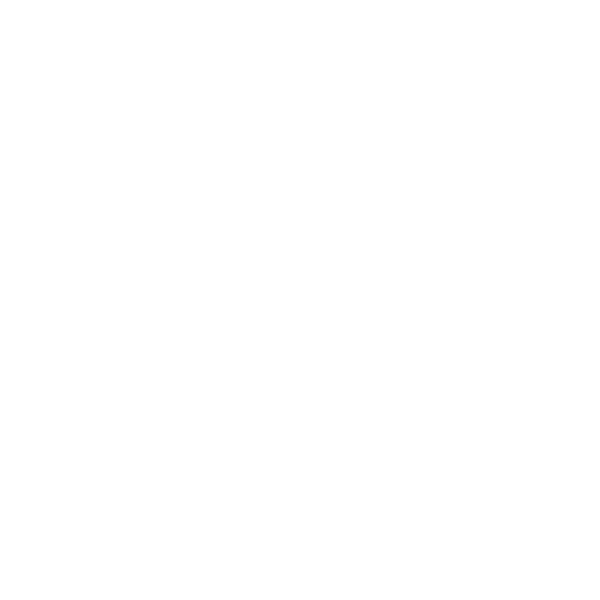
Frame 1 (no input)
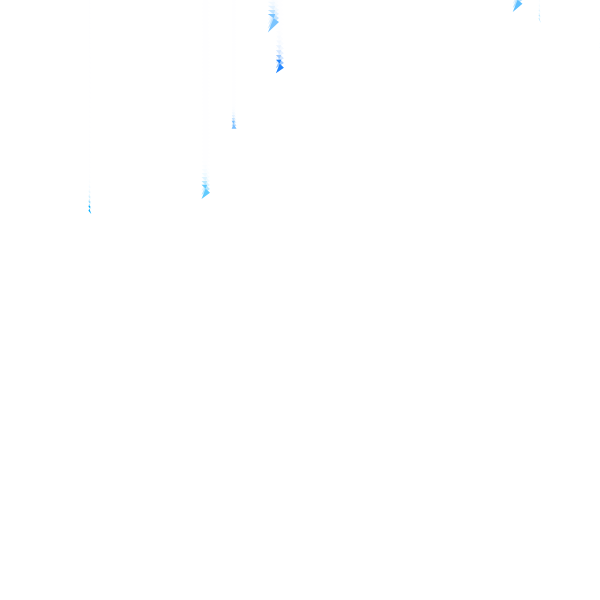
Frame 60 (no input)
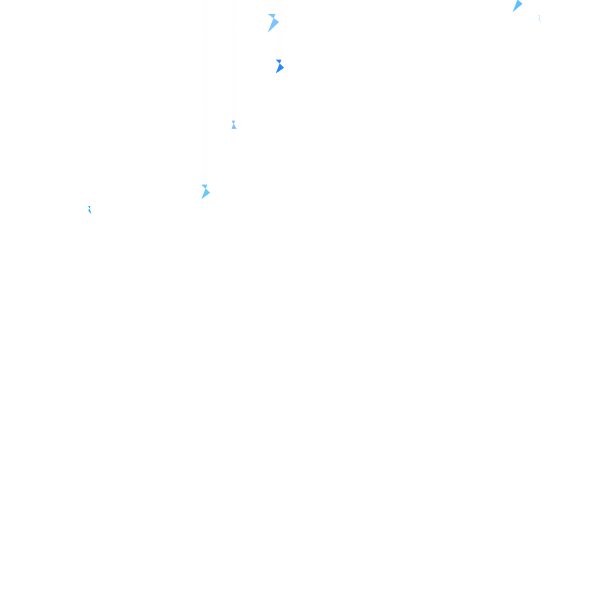
Frame 120 (the mouse pressed at the canvas centre since frame 60)

The p5.js sketch that drew these frames (run headless with seeded random() and noise() and a simulated clock; from frame 60 on, the mouse is pressed at the canvas centre):

// p5.js sketch
// ── sketch.js
// CCLab Mini Project - 7.R Particles Template

 // Decide the initial number of particles.

let particles = [];
let isMoving = true;


function setup() {
  colorMode(HSB, 100);
  createCanvas(600, 600);
 

  // generate particles
  
}

function draw() {
  background(255, 55);
  
  //rain
  if (particles.length < 500 && isMoving == true) {
    particles.push(
      new Particle(random(width), random(-height, 0), random(5, 40))
    );
  }
  
  for (let i = 0; i < 1; i++) {//splice
    if (particles[i].y > height) {
      particles.splice(i, 1);
    }
  }

  // update and display
  for (let i = 0; i < particles.length; i++) {
    let p = particles[i];
    p.verticalmove();
    //p.reappear();
    p.display();
  }
  
  
  //Flower
  
  
}

// (optional) Design interaction by using Mouse or Keyboard;
// For example:
function mousePressed() {
  // generate an object when mousePressed at the mouse position;
  // and push it to the end of the array "particles"
  // particles.push(new Particle(mouseX, mouseY));

  for (let i = 0; i < particles.length; i++) {
    particles[i].verticalstop();
  }
  isMoving = false;
  console.log(particles.length);
}

//

class Particle {
  // constructor function
  constructor(x, y, s) {
    // properties
    this.x = x;
    this.y = y;
    this.s = s;
    this.size = random(5, 8);
    this.circlepo = random(-10, 10);
    this.color = random(55, 60);
    this.colorsaturation = random(0, 100);
    this.xSpd = 0;
    this.ySpd = random(2, 5);
  }

  // methods (functions)
  display() {
    // particle's appearance
    push();
    translate(this.x, this.y);
    fill(this.color, this.colorsaturation, 100);
    noStroke();
    //circle(this.circlepo,this.circlepo, this.size);
    beginShape();
    vertex(this.s * 0.5, 0);
    vertex(this.s * 1, 0);
    vertex(this.s * 1.3, 8);
    vertex(this.s * 1, this.s * 0.5);
    vertex(this.s * 1.2, 0);
    endShape();

    pop();
  }
  // Implement (at least three) more methods(functions) for the particle's behaviors, for example:
  verticalmove() {
    this.x += this.xSpd;
    this.y += this.ySpd;
  }
  verticalstop() {
    this.ySpd = 0;
  }

  checkClick() {}
  reappear() {
    if (this.x < 0) {
      this.x = width;
    } else if (this.x > width) {
      this.x = 0;
    }
    if (this.y < 0) {
      this.y = height;
    } else if (this.y > height) {
      this.y = 0;
    }
  }
}
